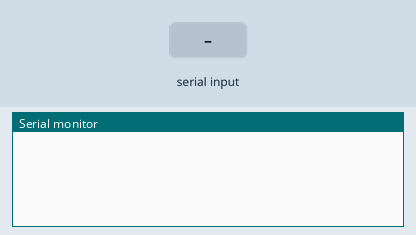
This sketch was run on a simulated ESP32. On the bench: the last lines printed to the serial monitor. The test bench sets the inputs (shaded band).

Above: at 1.2 s.
1.3 s: "time\n" received over Serial
At 2.1 s:
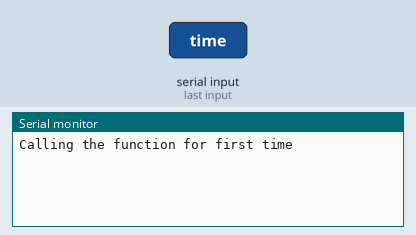
2.8 s: "time\n" received over Serial
At 3.2 s:
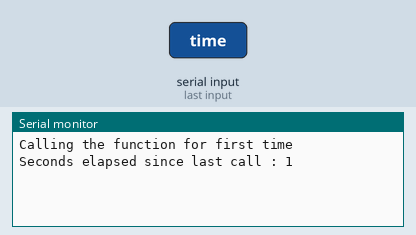

The sketch:

Simple_Practice_RTOS.ino
```cpp
#include<Arduino.h>

TaskHandle_t millis_handler;

unsigned long prev = 0;

void millisTask(void* params){
  for(;;){
    vTaskSuspend(NULL);
    unsigned long now = millis();
    if(prev==0){
      prev = millis();
      Serial.println("Calling the function for first time");
      continue;
    }
    Serial.printf("Seconds elapsed since last call : %lu\n",(now-prev)/1000);
  }
}

void setup() {
  // put your setup code here, to run once:
  Serial.begin(9600);
  xTaskCreate(
    millisTask,
    "Millis Function",
    1000,
    NULL,
    1,
    &millis_handler
  );
}

void loop() {
  // put your main code here, to run repeatedly:
  if(Serial.available()){
    String ip = Serial.readStringUntil('\n');
    ip.trim();
    if(ip == "time"){
      vTaskResume(millis_handler);
    }
  }
}
```

Measured:
- after the input at 1.3 s, the serial monitor: prints a new line at once (image 1)
- after the input at 2.8 s, the serial monitor: prints a new line at once (image 2)
